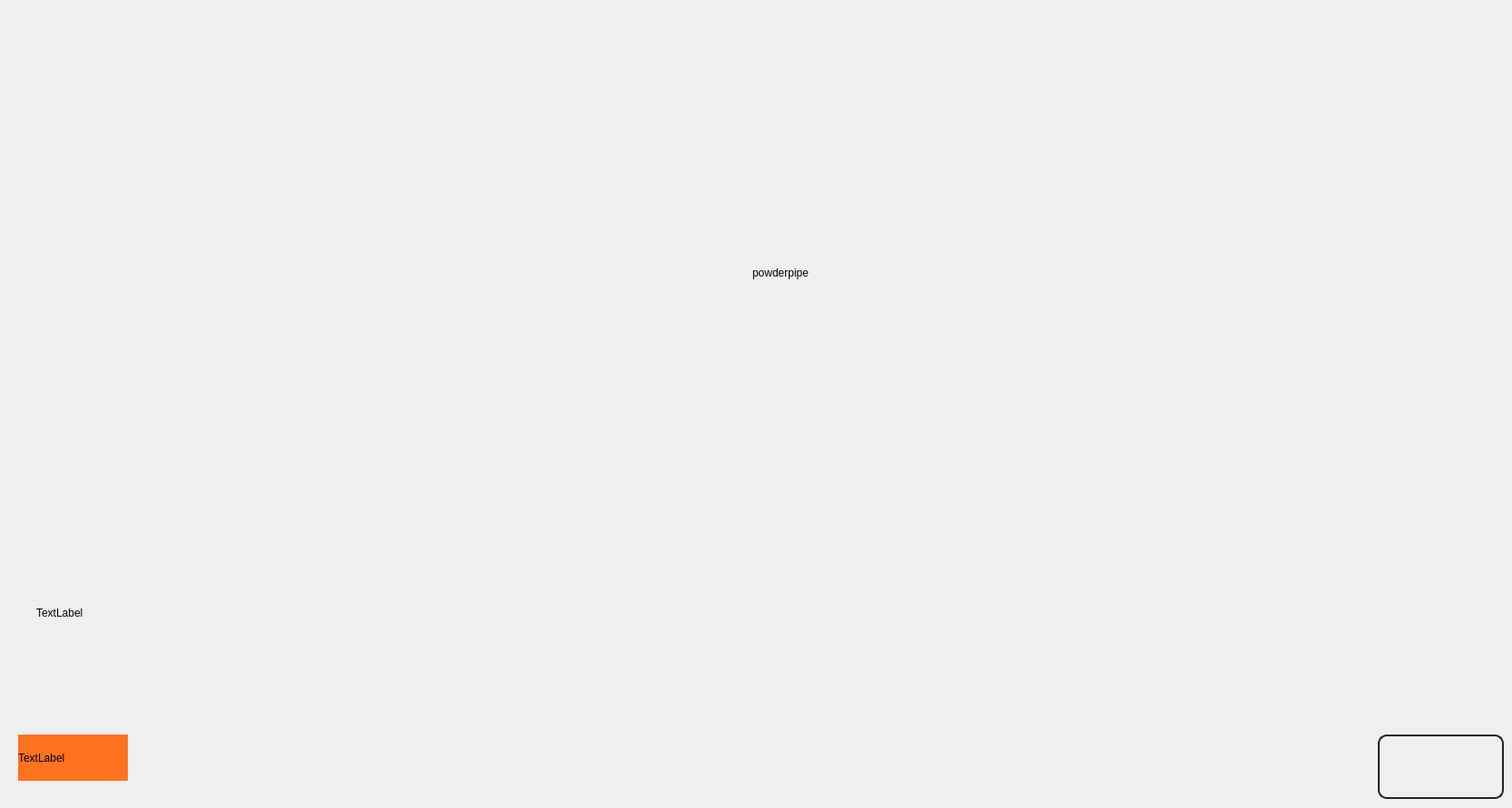
<?xml version="1.0" encoding="UTF-8"?>
<ui version="4.0">
 <class>internalview</class>
 <widget class="QWidget" name="internalview">
  <property name="geometry">
   <rect>
    <x>0</x>
    <y>0</y>
    <width>1668</width>
    <height>891</height>
   </rect>
  </property>
  <property name="windowTitle">
   <string>Form</string>
  </property>
  <widget class="QLabel" name="temperature">
   <property name="geometry">
    <rect>
     <x>1550</x>
     <y>550</y>
     <width>101</width>
     <height>201</height>
    </rect>
   </property>
   <property name="text">
    <string/>
   </property>
  </widget>
  <widget class="QLabel" name="tempValue">
   <property name="geometry">
    <rect>
     <x>1520</x>
     <y>810</y>
     <width>139</width>
     <height>71</height>
    </rect>
   </property>
   <property name="styleSheet">
    <string notr="true">QLabel#tempValue {
    font-size: 28px;
    font-weight: bold;
    color: white;
    background-color: qlineargradient(
        x1:0, y1:0, x2:0, y2:1,
        stop:0 #ff4e50, stop:1 #f9d423
    );
    border-radius: 10px;
    padding: 8px;
    border: 2px solid #222;
}
</string>
   </property>
   <property name="text">
    <string/>
   </property>
  </widget>
  <widget class="QLabel" name="grinder">
   <property name="geometry">
    <rect>
     <x>730</x>
     <y>10</y>
     <width>181</width>
     <height>191</height>
    </rect>
   </property>
   <property name="text">
    <string/>
   </property>
   <property name="scaledContents">
    <bool>true</bool>
   </property>
  </widget>
  <widget class="QLabel" name="Milk">
   <property name="geometry">
    <rect>
     <x>130</x>
     <y>570</y>
     <width>181</width>
     <height>221</height>
    </rect>
   </property>
   <property name="styleSheet">
    <string notr="true">image: url(:/Milk.png);</string>
   </property>
   <property name="text">
    <string/>
   </property>
   <property name="pixmap">
    <pixmap>data/Milk.png</pixmap>
   </property>
   <property name="scaledContents">
    <bool>true</bool>
   </property>
  </widget>
  <widget class="QLabel" name="Water">
   <property name="geometry">
    <rect>
     <x>1320</x>
     <y>560</y>
     <width>221</width>
     <height>211</height>
    </rect>
   </property>
   <property name="autoFillBackground">
    <bool>false</bool>
   </property>
   <property name="styleSheet">
    <string notr="true">image: url(:/Water.png);</string>
   </property>
   <property name="text">
    <string/>
   </property>
   <property name="pixmap">
    <pixmap>data/Water.png</pixmap>
   </property>
   <property name="scaledContents">
    <bool>true</bool>
   </property>
  </widget>
  <widget class="QLabel" name="powderpipe">
   <property name="geometry">
    <rect>
     <x>830</x>
     <y>200</y>
     <width>161</width>
     <height>201</height>
    </rect>
   </property>
   <property name="text">
    <string>powderpipe</string>
   </property>
  </widget>
  <widget class="QLabel" name="milkTempValue">
   <property name="geometry">
    <rect>
     <x>20</x>
     <y>810</y>
     <width>121</width>
     <height>51</height>
    </rect>
   </property>
   <property name="autoFillBackground">
    <bool>false</bool>
   </property>
   <property name="styleSheet">
    <string notr="true">background-color: rgb(255, 114, 32);</string>
   </property>
   <property name="text">
    <string>TextLabel</string>
   </property>
  </widget>
  <widget class="QLabel" name="milktempthermo">
   <property name="geometry">
    <rect>
     <x>40</x>
     <y>550</y>
     <width>71</width>
     <height>251</height>
    </rect>
   </property>
   <property name="text">
    <string>TextLabel</string>
   </property>
  </widget>
 </widget>
 <resources/>
 <connections/>
</ui>
